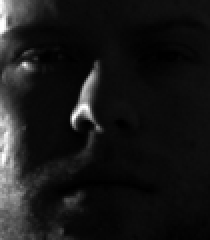
#> input picture 3 Normalizacion/yale4.bmp, 105 x 120 px (shown 2 times larger)
$ python sqi_norm.py
#> lines starting #> are read from the running program, lines starting #| are printed output that depends on the picture
#> further down, image is the input picture: shape (120, 105); min 0, max 255, mean 23.9
import cv2
import numpy as np
import matplotlib.pyplot as plt

def self_quotient_image(image, filter_size=30, epsilon=1e-6):
    # Asegurarse de que filter_size es impar
#> called with filter_size = 30, epsilon = 1e-06
    if filter_size <= 0 or filter_size % 2 == 0:
        filter_size = max(3, filter_size | 1)  # Convertir a un número impar positivo mínimo 3

    # Suavizado de la imagen con un filtro gaussiano
    smoothed = cv2.GaussianBlur(image, (filter_size, filter_size), 0)
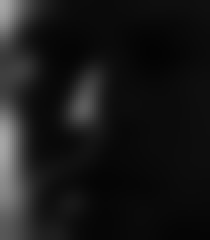
#> smoothed: shape (120, 105) (shown 2 times larger); min 3, max 167, mean 23.7

    # Cálculo de la Self-Quotient Image
    sqi = image / (smoothed + epsilon)
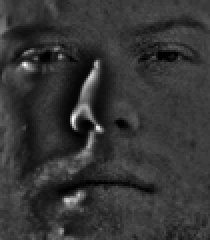
#> sqi: shape (120, 105) float64 (shown 2 times larger); min 0, max 4.39, mean 0.923; drawn with min black and max white

    # Normalización para que la imagen esté en un rango de 0 a 255
    sqi_normalized = cv2.normalize(sqi, None, 0, 255, cv2.NORM_MINMAX)

    return sqi_normalized.astype(np.uint8)

# Cargar imagen de entrada (escala de grises)
image_path = "yale4.bmp"  # Cambia esta ruta por la de tu imagen
image = cv2.imread(image_path, cv2.IMREAD_GRAYSCALE)

if image is None:
    raise ValueError("No se pudo cargar la imagen. Asegúrate de que la ruta sea correcta.")

# Aplicar el método Self-Quotient Image
sqi_result = self_quotient_image(image, filter_size=30)

# Mostrar resultados
plt.figure(figsize=(12, 6))
plt.subplot(1, 2, 1)
plt.title("Imagen Original")
plt.imshow(image, cmap="gray")
plt.axis("off")

plt.subplot(1, 2, 2)
plt.title("Self-Quotient Image")
plt.imshow(sqi_result, cmap="gray")
plt.axis("off")

plt.show()
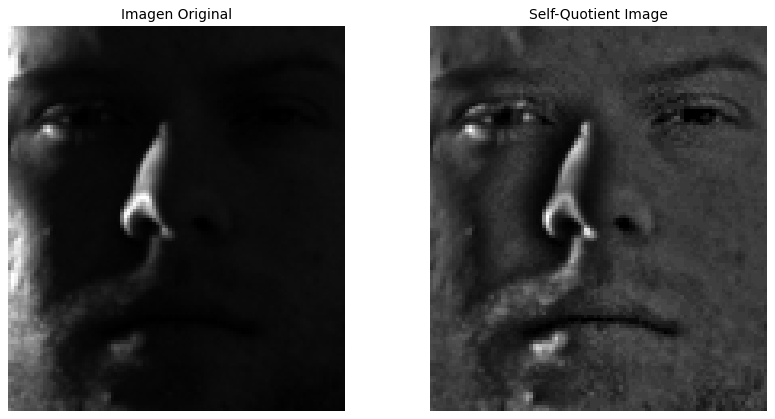
#> figure drawn by matplotlib, 2 panels

$ run again, with 3 Normalizacion/yale1.bmp copied over 3 Normalizacion/yale4.bmp
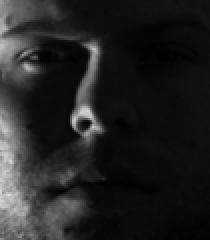
#> input picture 3 Normalizacion/yale1.bmp, 105 x 120 px (shown 2 times larger)
#> image is the input picture: shape (120, 105); min 0, max 225, mean 34.6
#> in self_quotient_image, `sqi = image / (smoothed + epsilon)`:
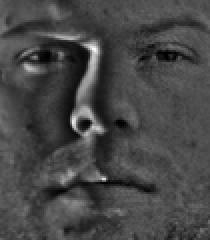
#> sqi: shape (120, 105) float64 (shown 2 times larger); min 0, max 3.34, mean 0.935; drawn with min black and max white
#> `plt.show()`:
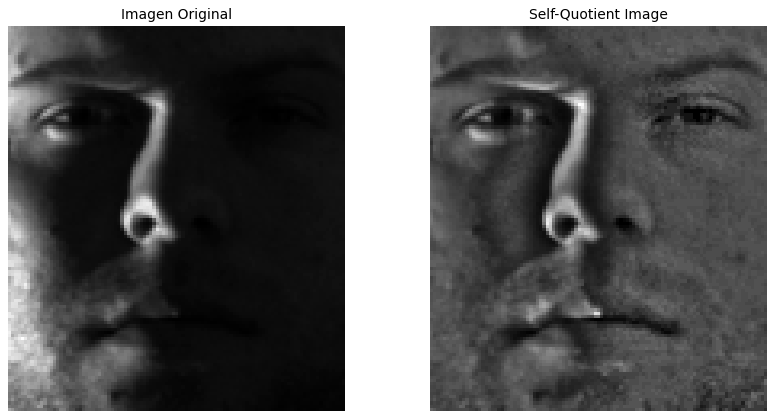
#> figure drawn by matplotlib, 2 panels

$ run again, with 3 Normalizacion/yale3.bmp copied over 3 Normalizacion/yale4.bmp
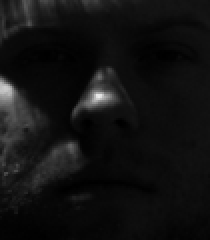
#> input picture 3 Normalizacion/yale3.bmp, 105 x 120 px (shown 2 times larger)
#> image is the input picture: shape (120, 105); min 0, max 235, mean 17.4
#> in self_quotient_image, `sqi = image / (smoothed + epsilon)`:
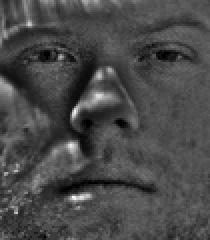
#> sqi: shape (120, 105) float64 (shown 2 times larger); min 0, max 3.22, mean 0.931; drawn with min black and max white
#> `plt.show()`:
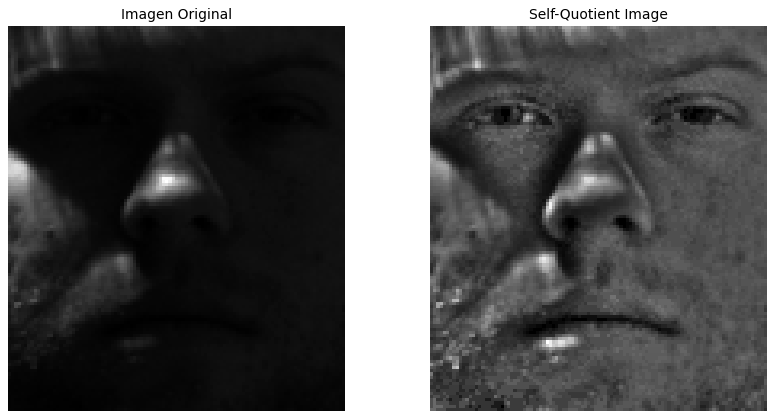
#> figure drawn by matplotlib, 2 panels
